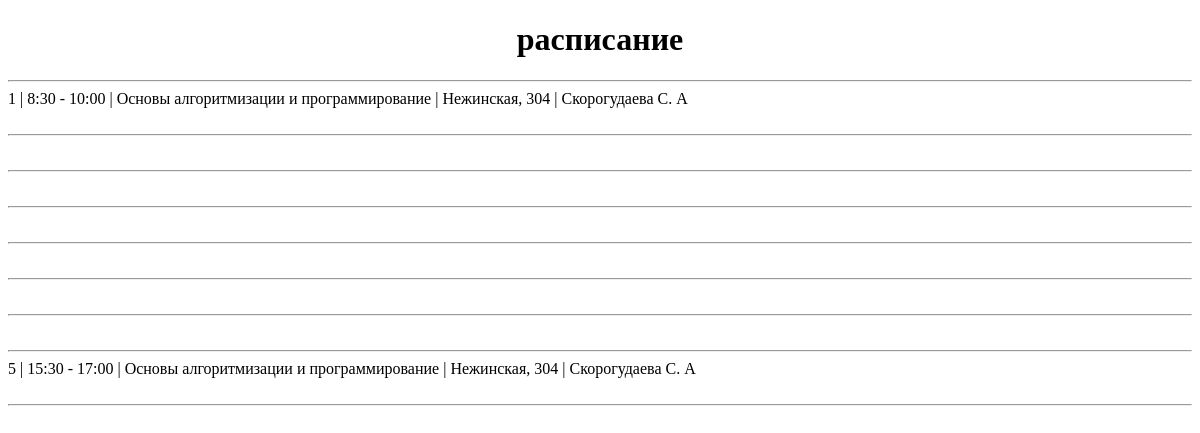
The page /mpt/rasp/ on the database as committed earlier.
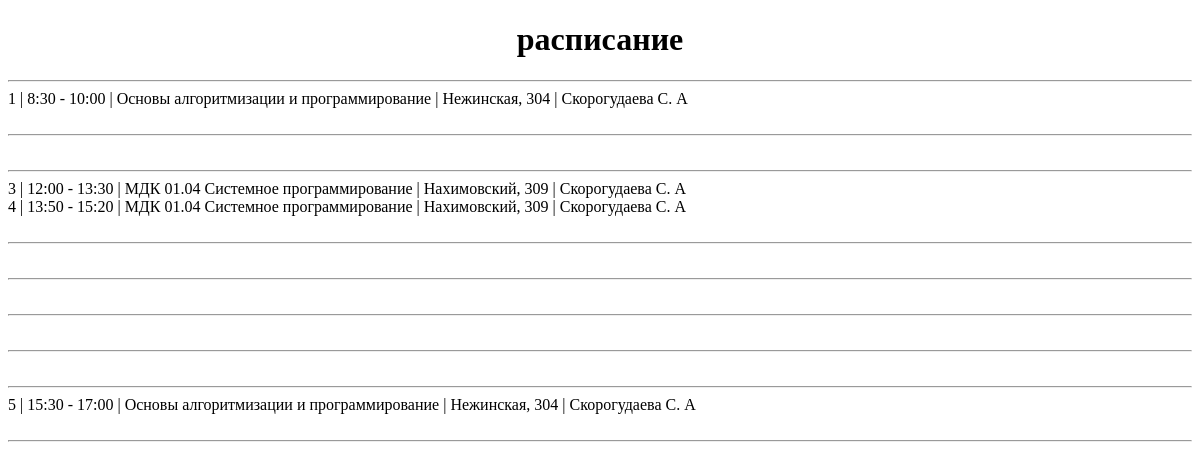
The same page on the database as committed later.
### mptsite/models.py (models this page shows, shortened)
class Schedules(models.Model):
    number_pair = models.ForeignKey(Pairs, on_delete=models.CASCADE, verbose_name="Номер пары")
    discipline = models.ForeignKey(Disciplines, on_delete=models.CASCADE)
    group = models.ForeignKey(Group, on_delete=models.CASCADE, verbose_name="Группа")
    prepod = models.ForeignKey(Teachers, on_delete=models.CASCADE, verbose_name="Преподаватель")
    audience_number = models.CharField(max_length=10, verbose_name="Номер аудитории")
    date = models.DateField(verbose_name="Дата")
    building = models.ForeignKey(Building, on_delete=models.CASCADE, verbose_name="Корпус")
    class Meta():
        verbose_name = "Строку расписания"
        verbose_name_plural = "Расписание"

class Pairs(models.Model):
    number = models.IntegerField(verbose_name="Номер пары")
    time_start = models.TimeField(verbose_name="Время начала")
    time_end = models.TimeField(verbose_name="Время оконччания")
    class Meta():
        verbose_name = "Пару"
        verbose_name_plural = "Пары"

class Disciplines(models.Model):
    name = models.CharField(max_length=30, verbose_name="Название дисциплины")
    def __str__(self):
        return f"{self.name}"
    class Meta():
        verbose_name = "Дисциплину"
        verbose_name_plural = "Дисциплины"

class Building (models.Model):
    name = models.CharField(max_length=30, verbose_name="Название")
    address = models.TextField(verbose_name="Адрес")
    def __str__(self):
        return f"{self.name}"
    class Meta():
        verbose_name = "Корпус"
        verbose_name_plural = "Корпуса"

class Teachers(models.Model):
    name = models.CharField(max_length=30, verbose_name="Имя")
    surname = models.CharField(max_length=30, verbose_name="Фамилия")
    patronymic = models.CharField(max_length=30, verbose_name="Отчество", null=True, default="")
    education = models.TextField(verbose_name="Образование")
    kvalificationsUp = models.TextField(verbose_name="Данные о повышении квалификации")
    post = models.CharField(max_length=100,verbose_name="Должность")
    disciplins = models.TextField(verbose_name="Преподаваемые дисциплины")
    workTime = models.IntegerField(verbose_name="Общий трудовой стаж")
    studyTime = models.IntegerField(verbose_name="Педагогический стаж")
    techTtime = models.IntegerField(verbose_name="Стаж работы в техникуме")
    degree = models.TextField(verbose_name="Учёная степень", default="нет")
    def __str__(self):
        return f"{self.surname} {self.name[0]}. {self.patronymic[0]}"
    class Meta():
        verbose_name = "Преподавателя"
        verbose_name_plural = "Преподаватели"

### mptsite/views.py (the view)
# urls.py: path('rasp/', v.rasp_page, name='rasp'),
def rasp_page(request):
    day_rasp = ScheduleGenerator.generate_by_two_dates(m.Group.objects.filter(name='П50-8-22')[0],
                                                       date(2024, 2, 6), date(2024, 2, 14))
    slovar = {"rasp": day_rasp}
    return render(request, 'rasp.html', context=slovar)

### mptsite/modules/schedule_generator.py (called while the page is built)
    @staticmethod
    def generate_by_two_dates(group : Group, start_date : date, end_date : date):
        schedule = Schedules.objects.filter(date__gte=start_date, date__lte=end_date,
                                            group=group)
        day = []
        for d in range((end_date-start_date).days):
            cur_date = start_date + timedelta(d)
            day.append(DaySchedule(start_date + timedelta(days=1), schedule.filter(date=cur_date).order_by('number_pair')))
        return day

### mptsite/templates/rasp.html (shortened to what this page needs)
<!DOCTYPE html>
<html lang="en">
<head>
</head>
<body>
    <center><h1>расписание</h1></center>
    <hr/>
    {% for r in rasp %}
        {% for sched in r.lessons %}
            <a>{{ sched.number_pair.number }} | {{ sched.number_pair.time_start }} - {{ sched.number_pair.time_end }} | {{ sched.discipline }} | {{ sched.building }}, {{ sched.audience_number }} | {{ sched.prepod }}</a>
            <br/>
        {% endfor %}
        <br/>
        <hr/>
    {% endfor %}
    <br/>
</body>
</html>

Rows that differ between the two databases and show on the page:
added Schedules: number_pair.number "3", number_pair.time_start "12:00", number_pair.time_end "13:30", discipline "МДК 01.04 Системное программирование", building "Нахимовский", audience_number "309", prepod "Скорогудаева С. А"
added Schedules: number_pair.number "4", number_pair.time_start "13:50", number_pair.time_end "15:20", discipline "МДК 01.04 Системное программирование", building "Нахимовский", audience_number "309", prepod "Скорогудаева С. А"
